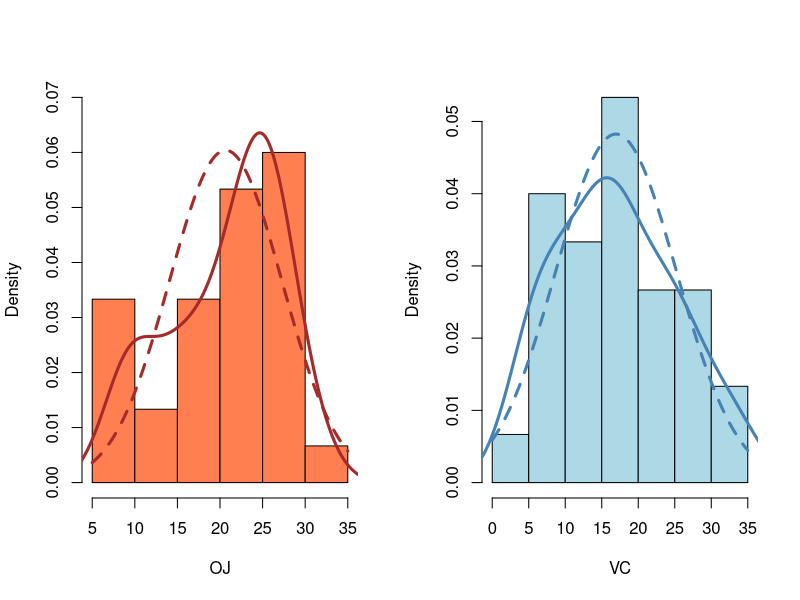
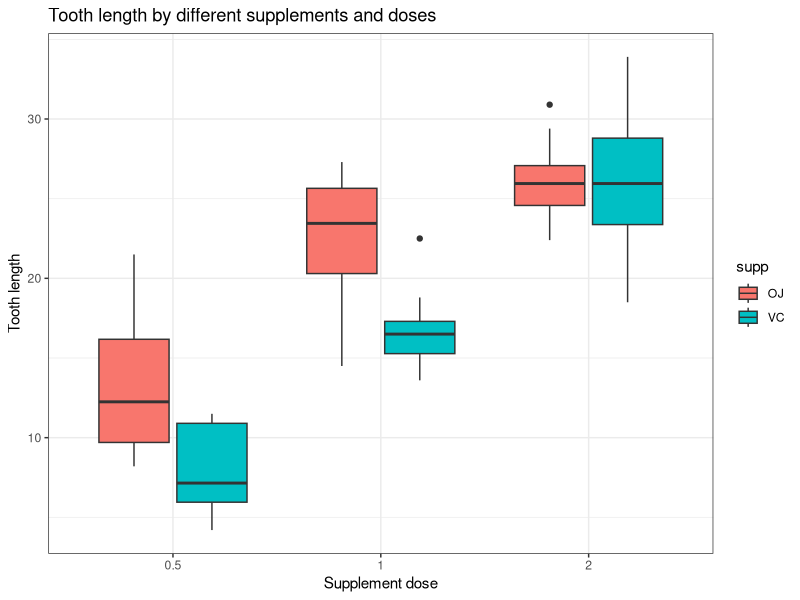

The R script that drew these images, in order: (Note: this script raises an error after producing the figures.)
## ---- chunk 1
# load necessary packages and data
library("datasets")
tgdata<-ToothGrowth

options(digits=5)
# structure of data
str(tgdata)
## ---- chunk 2
library("dplyr")
group_by(tgdata, supp,dose) %>%
        summarize(min=min(len), median=median(len), max=max(len), mean=mean(len), sd=sd(len))
## ---- chunk 3
len_oj<-tgdata[tgdata$supp=="OJ", "len"]
len_vc<-tgdata[tgdata$supp=="VC", "len"]
par(mfrow=c(1,2))
hist(len_oj, prob=T, ylim=c(0, 0.07), col="coral", main="", xlab="OJ")
curve(dnorm(x, mean=mean(len_oj), sd=sd(len_oj)), add=T, lty=2, lwd=3, col="brown")
lines(density(len_oj), col="brown", lwd=3)
hist(len_vc,prob=T, col="lightblue", main="", xlab="VC")
curve(dnorm(x, mean=mean(len_vc), sd=sd(len_vc)), add=T, lty=2, lwd=3, col="steelblue")
lines(density(len_vc), col="steelblue", lwd=3)
## ---- chunk 4
library("ggplot2")
ggplot(tgdata, aes(x=as.factor(dose), y=len))+
        geom_boxplot(aes(fill=supp))+
        labs(title="Tooth length by different supplements and doses",
             x="Supplement dose",
             y="Tooth length")+
        theme_bw()
## ---- chunk 5
# len by supp
t0<-with(tgdata, t.test(len~supp, paired=F, var.equal=F))
CI.L.0<-t0$conf.int[1]
CI.U.0<-t0$conf.int[2]
p0<-t0$p.value

t.supp<-data.frame()
for(i in unique(tgdata$dose)) {
        t.i<-t.test(len~supp, paired=F, var.equal=F, data=filter(tgdata, dose==i) )
        CI.L.i<-t.i$conf.int[1]
        CI.U.i<-t.i$conf.int[2]
        p.i<-t.i$p.value
        result.i<-cbind(CI.L.i, CI.U.i, p.i)
        t.supp<-rbind(t.supp, result.i)
}
names(t.supp)<-c("CI.L", "CL.U", "p.value")

# len by dose for each supp
tg.a<-filter(tgdata, dose==c(0.5, 1.0))
tg.b<-filter(tgdata, dose==c(0.5, 2.0))
tg.c<-filter(tgdata, dose==c(1.0, 2.0))

# len by dose for supp "VC"
vc.a<-t.test(len~dose, paired=F, var.equal=F, data=filter(tg.a, supp=="VC") )
vc.b<-t.test(len~dose, paired=F, var.equal=F, data=filter(tg.b, supp=="VC") )
vc.c<-t.test(len~dose, paired=F, var.equal=F, data=filter(tg.c, supp=="VC") )
results.vc<-as.data.frame(rbind(vc.a, vc.b, vc.c))
CI.vc<-rbind(vc.a$conf.int, vc.b$conf.int, vc.c$conf.int)
p.value.vc<-results.vc[,"p.value"]
t.vc<-cbind(CI.vc, p.value.vc)
rownames(t.vc)<-c("0.5~1.0", "0.5~2.0", "1.0~2.0")
colnames(t.vc)<-c("CI.L", "CL.U", "p.value")

# len by dose for supp "OJ"
oj.a<-t.test(len~dose, paired=F, var.equal=F, data=filter(tg.a, supp=="OJ") )
oj.b<-t.test(len~dose, paired=F, var.equal=F, data=filter(tg.b, supp=="OJ") )
oj.c<-t.test(len~dose, paired=F, var.equal=F, data=filter(tg.c, supp=="OJ") )
results.oj<-as.data.frame(rbind(oj.a, oj.b, oj.c))
CI.oj<-rbind(oj.a$conf.int, oj.b$conf.int, oj.c$conf.int)
p.value.oj<-results.oj[,"p.value"]
t.oj<-cbind(CI.oj, p.value.oj)
rownames(t.oj)<-c("0.5~1.0", "0.5~2.0", "1.0~2.0")
colnames(t.oj)<-c("CI.L", "CL.U", "p.value")

## ---- chunk 6
t.supp
## ---- chunk 7
t.vc
## ---- chunk 8
t.oj
